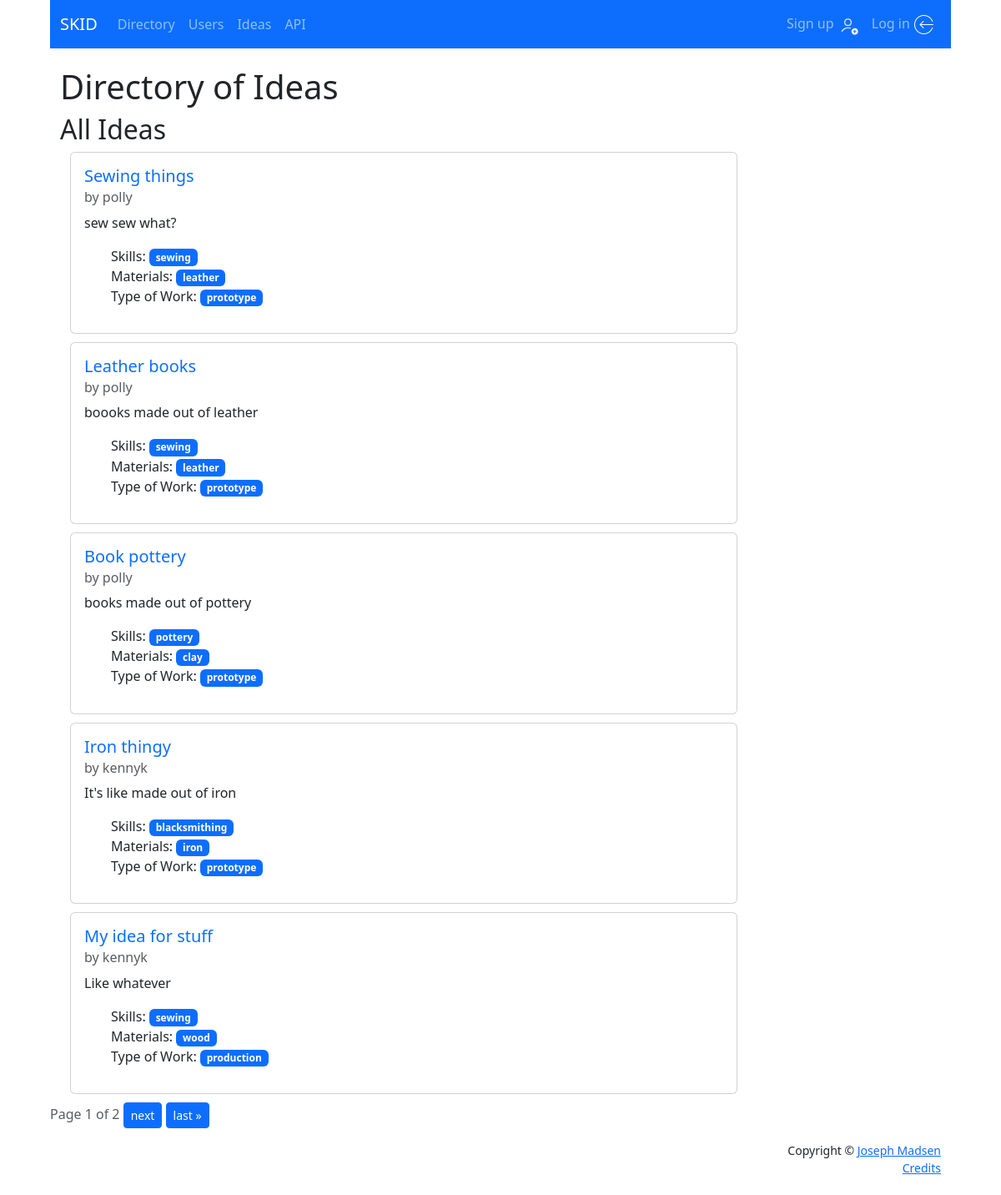
Screenshot of /directory/ideas/ with the database file from the repository.
### users/models.py (models this page shows, shortened)
class Idea(models.Model):
    author = models.ForeignKey(User, on_delete=models.CASCADE, null=True, related_name='ideas')
    title = models.CharField(max_length=140)
    slug = models.SlugField(max_length=140, default='', null=True, blank=True, unique=True)
    text = models.TextField()
    published = models.DateTimeField(auto_now_add=True)
    updated = models.DateTimeField(auto_now=True)
    skills = models.ManyToManyField(
        to=Skill,
        related_name='idea',
        blank=True,
        help_text='Type of skills needed for this Idea.')
    materials = models.ManyToManyField(
        to=Material,
        related_name='idea',
        blank=True,
        help_text='Type of materials needed for this Idea.')
    type_of_work = models.ManyToManyField(
        to=WorkType,
        related_name='idea',
        blank=True,
        help_text='How many do you need made? eg: one = prototype, many = production, etc.')
    IDEA_STATUS = (
        ('d', 'Draft'),
        ('p', 'Publish'),
    )
    status = models.CharField(
        max_length=1,
        choices=IDEA_STATUS,
        blank=True,
        default='d',
    )
    def get_absolute_url(self):
        return reverse('directory:idea_detail', kwargs={'slug': self.slug})

class Skill(models.Model):
    skill = models.CharField(max_length=100, unique=True)
    def __str__(self):
        return self.skill

class Material(models.Model):
    material = models.CharField(max_length=100, unique=True)
    def __str__(self):
        return self.material

class WorkType(models.Model):
    work_type = models.CharField(max_length=100, unique=True)
    def __str__(self):
        return self.work_type

### directory/views.py (the view)
# urls.py: path('ideas/', views.idea_list, name='ideas'),
def idea_list(request):
    try:
        all_ideas = Idea.objects.filter(status='p').order_by('-published')
        paginator = Paginator(all_ideas, 5)
        page_number = request.GET.get('page')
        idea_list = paginator.get_page(page_number)
        context = {
            'idea_list': idea_list
        }
        return render(request, 'directory/idea_list.html', context)
    except Exception as err:
        print("ERROR: ", str(err))
        context = {'error': str(err)}
        return render(request, 'error_page.html', context, content_type='text/html')

### directory/templates/directory/idea_list.html (shortened to what this page needs)
{% extends 'base.html' %}
{% block content %}
<div class="container">
    <h1>Directory of Ideas</h1>
    {% if skill_name %}
    <div class="container">
        <h2>Skill: {{ skill_name }}</h2>
        {% for idea in idea_list %}
            <h4>
                <a href="{{ idea.get_absolute_url }}" style="text-decoration: none;">
                    {{ idea.title }}</a>, by {{ idea.author }}
            </h4>
        {% endfor %}
    </div>
    {% else %}
        <h2>All Ideas</h2>
        <div class="container">
            {% for idea in idea_list %}
            <div class="card" style="width: auto; max-width: 50rem;">
                <div class="card-body">
                    <h5 class="card-title">
                        <a href="{{ idea.get_absolute_url }}" style="text-decoration: none;">
                            {{ idea.title }}
                        </a>
                    </h5>
                    <h6 class="card-subtitle mb-2 text-muted">by {{ idea.author }}</h6>
                    <p class="card-text">{{ idea.text | truncatechars:50 }}</p>
                    <ul style="list-style-type:none;">
                        <li>
                            Skills:
                            {% for skill in idea.skills.all %}
                            <a href="{% url 'directory:idea_skill' skill.id %}"
                                class="badge bg-primary" style="text-decoration: none;">
                                {{ skill }}
                            </a>
                            {% endfor %}
                        </li>
                        <li>
                            Materials:
                            {% for material in idea.materials.all %}
                            <a href="{% url 'directory:idea_material' material.id %}"
                                class="badge bg-primary" style="text-decoration: none;">
                                {{ material }}
                            </a>
                            {% endfor %}
                        </li>
                        <li>
                            Type of Work:
                            {% for type in idea.type_of_work.all %}
                            <a href="{% url 'directory:idea_work_type' type.id %}"
                                class="badge bg-primary" style="text-decoration: none;">
                                {{ type }}
                            </a>
                            {% endfor %}
                        </li>
                    </ul>
                </div>
            </div>
            <div class="spacer"></div>
            {% endfor %}
        </div>
    {% endif %}
</div>
<div class="pagination container">
    <span class="step-links">
        <span class="current text-muted">
            Page {{ idea_list.number }} of {{ idea_list.paginator.num_pages }}
        </span>
        {% if idea_list.has_next %}
            <a class="btn btn-primary btn-sm" href="?page={{ idea_list.next_page_number }}">next</a>
            <a class="btn btn-primary btn-sm" href="?page={{ idea_list.paginator.num_pages }}">last &raquo;</a>
        {% endif %}
    </span>
  </div>
{% endblock content %}

### users/templates/base.html (shortened to what this page needs)
<!DOCTYPE html>
<html lang="en">
<head>
    <link rel="stylesheet" href="https://cdn.jsdelivr.net/npm/bootstrap@5.3.0-alpha1/dist/css/bootstrap.min.css"
      rel="stylesheet"
>
    {% load static %}
    <link rel="stylesheet" href="{% static 'css/styles.css' %}">
</head>
<body>
<div class="header">
{% block navbar %}
<nav class="navbar navbar-expand-lg bg-primary" data-bs-theme="dark">
  <div class="container-fluid">
    <a class="navbar-brand" href="{% url 'home' %}">SKID</a>
    <div class="collapse navbar-collapse" id="navbarSupportedContent">
      <div class="navbar-nav">
        <a class="nav-link" aria-current="page" href="{% url 'directory:directory' %}">Directory</a>
        <a class="nav-link" aria-current="page" href="{% url 'directory:users' %}">Users</a>
        <a class="nav-link" aria-current="page" href="{% url 'directory:ideas' %}">Ideas</a>
        <a class="nav-link" aria-current="page" href="/api">API</a>
      </div>
      <div class="navbar-nav ms-auto">
        {% if user.is_authenticated %}
          <a class="nav-link" href="{% url 'users:profile' user.id %}">{{ user }} <img class="icon" src="{% static 'images/user.png' %}" alt=""></a>
          <a class="nav-link" href="{% url 'account_logout' %}">Log out <img class="icon" src="{% static 'images/logout.png' %}" alt=""></a>
        {% else %}
          <a class="nav-item nav-link" href="{% url 'account_signup' %}">Sign up <img class="icon" src="{% static 'images/signup.png' %}" alt=""></a>
          <a class="nav-item nav-link" href="{% url 'account_login' %}">Log in <img class="icon" src="{% static 'images/login.png' %}" alt=""></a>
        {% endif %}
      </div>
    </div>
  </div>
</nav>
<div class="spacer"></div>
{% endblock navbar %}
</div>
<div class="content-wrap">
{% block content %}
{% endblock content %}
</div>
<div class="footer">
{% block footer %}
<div class="container">
  <footer class="mt-auto py-3 bg-grey">
    <p class="m-0 text-dark text-end small">Copyright &copy; <a href="https://www.josephmadsen.com">Joseph Madsen</a></p>
    <p class="m-0 text-dark text-end small"><a href="{% url 'credits' %}">Credits</a></p>
  </footer>
</div>
{% endblock footer %}
</div>
</body>
</html>

### users/static/css/styles.css (style rules this page uses)
body { max-width: 1080px; margin: auto; }
.header { height: 80px; }
.content-wrap { min-height: calc(100vh - 160px); }
.footer { height: 80px; }
.icon { height: 25px; width: 25px; }
.spacer { min-width: 10px; min-height: 10px; }

### rows the page displays
Idea: title "Sewing things", author "polly", text "sew sew what?"
Skill: skill "sewing"
Material: material "leather"
WorkType: work_type "prototype"
Idea: title "Leather books", author "polly", text "boooks made out of leather"
Idea: title "Book pottery", author "polly", text "books made out of pottery"
Skill: skill "pottery"
Material: material "clay"
Idea: title "Iron thingy", author "kennyk", text "It's like made out of iron"
Skill: skill "blacksmithing"
Material: material "iron"
Idea: title "My idea for stuff", author "kennyk", text "Like whatever"
Material: material "wood"
WorkType: work_type "production"

### other values shown
{{ idea_list.number }} "1"
{{ idea_list.paginator.num_pages }} "2"
